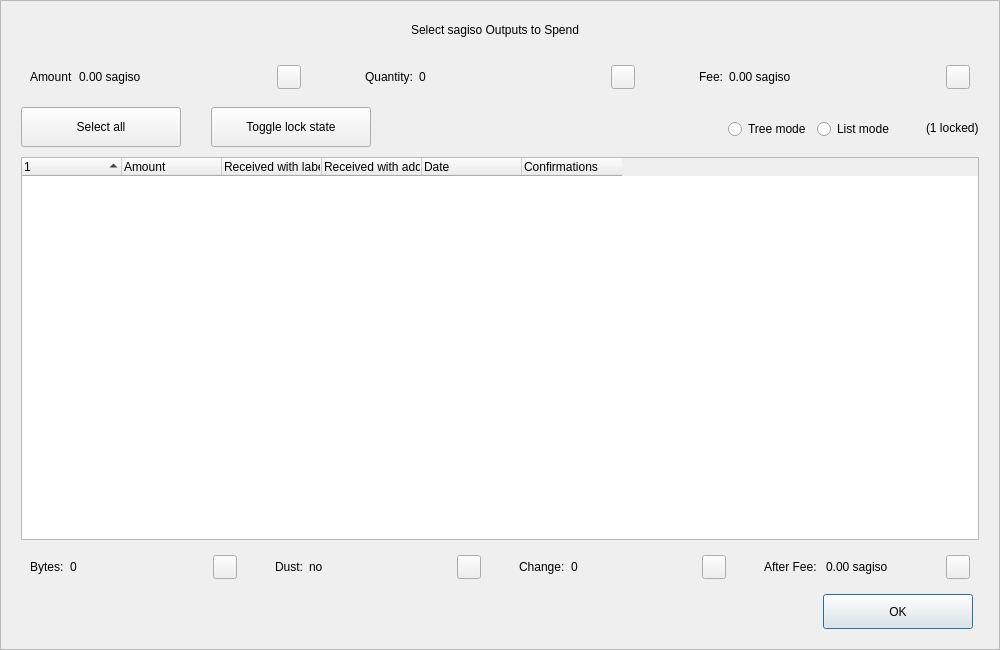
<?xml version="1.0" encoding="UTF-8"?>
<ui version="4.0">
 <class>CoinControlDialog</class>
 <widget class="QDialog" name="CoinControlDialog">
  <property name="geometry">
   <rect>
    <x>0</x>
    <y>0</y>
    <width>1000</width>
    <height>650</height>
   </rect>
  </property>
  <property name="minimumSize">
   <size>
    <width>950</width>
    <height>650</height>
   </size>
  </property>
  <property name="windowTitle">
   <string>Coin Selection</string>
  </property>
  <property name="styleSheet">
   <string notr="true"/>
  </property>
  <layout class="QVBoxLayout" name="verticalLayout">
   <property name="spacing">
    <number>0</number>
   </property>
   <property name="leftMargin">
    <number>0</number>
   </property>
   <property name="topMargin">
    <number>0</number>
   </property>
   <property name="rightMargin">
    <number>0</number>
   </property>
   <property name="bottomMargin">
    <number>0</number>
   </property>
   <item>
    <widget class="QFrame" name="frameContainer">
     <property name="toolTipDuration">
      <number>0</number>
     </property>
     <property name="frameShape">
      <enum>QFrame::StyledPanel</enum>
     </property>
     <property name="frameShadow">
      <enum>QFrame::Raised</enum>
     </property>
     <layout class="QVBoxLayout" name="verticalLayout_2">
      <property name="leftMargin">
       <number>0</number>
      </property>
      <property name="rightMargin">
       <number>0</number>
      </property>
      <property name="bottomMargin">
       <number>20</number>
      </property>
      <item>
       <layout class="QHBoxLayout" name="horizontalLayout_12">
        <property name="spacing">
         <number>0</number>
        </property>
        <property name="leftMargin">
         <number>20</number>
        </property>
        <property name="rightMargin">
         <number>30</number>
        </property>
        <item>
         <spacer name="horizontalSpacer_4">
          <property name="orientation">
           <enum>Qt::Horizontal</enum>
          </property>
          <property name="sizeHint" stdset="0">
           <size>
            <width>40</width>
            <height>20</height>
           </size>
          </property>
         </spacer>
        </item>
        <item>
         <widget class="QLabel" name="labelTitle">
          <property name="minimumSize">
           <size>
            <width>0</width>
            <height>40</height>
           </size>
          </property>
          <property name="maximumSize">
           <size>
            <width>16777215</width>
            <height>40</height>
           </size>
          </property>
          <property name="text">
           <string>Select sagiso Outputs to Spend</string>
          </property>
          <property name="alignment">
           <set>Qt::AlignCenter</set>
          </property>
          <property name="margin">
           <number>7</number>
          </property>
         </widget>
        </item>
        <item>
         <spacer name="horizontalSpacer_5">
          <property name="orientation">
           <enum>Qt::Horizontal</enum>
          </property>
          <property name="sizeHint" stdset="0">
           <size>
            <width>40</width>
            <height>20</height>
           </size>
          </property>
         </spacer>
        </item>
       </layout>
      </item>
      <item>
       <layout class="QHBoxLayout" name="horizontalLayout_8">
        <property name="leftMargin">
         <number>20</number>
        </property>
        <property name="rightMargin">
         <number>20</number>
        </property>
        <item>
         <widget class="QWidget" name="layoutAmount" native="true">
          <layout class="QHBoxLayout" name="horizontalLayout_9" stretch="0,1,0">
           <item>
            <widget class="QLabel" name="labelCoinControlAmountText">
             <property name="text">
              <string>Amount</string>
             </property>
            </widget>
           </item>
           <item>
            <widget class="QLabel" name="labelCoinControlAmount">
             <property name="text">
              <string>0.00 sagiso</string>
             </property>
            </widget>
           </item>
           <item alignment="Qt::AlignHCenter|Qt::AlignVCenter">
            <widget class="QPushButton" name="pushButtonAmount">
             <property name="minimumSize">
              <size>
               <width>0</width>
               <height>24</height>
              </size>
             </property>
             <property name="maximumSize">
              <size>
               <width>24</width>
               <height>26</height>
              </size>
             </property>
             <property name="focusPolicy">
              <enum>Qt::NoFocus</enum>
             </property>
             <property name="styleSheet">
              <string notr="true">padding-bottom:2px;
padding-right:4px;</string>
             </property>
             <property name="text">
              <string/>
             </property>
            </widget>
           </item>
          </layout>
         </widget>
        </item>
        <item>
         <spacer name="horizontalSpacer_2">
          <property name="orientation">
           <enum>Qt::Horizontal</enum>
          </property>
          <property name="sizeType">
           <enum>QSizePolicy::Fixed</enum>
          </property>
          <property name="sizeHint" stdset="0">
           <size>
            <width>40</width>
            <height>20</height>
           </size>
          </property>
         </spacer>
        </item>
        <item>
         <widget class="QWidget" name="layoutQuantity" native="true">
          <layout class="QHBoxLayout" name="horizontalLayout_10" stretch="0,1,0">
           <item>
            <widget class="QLabel" name="labelCoinControlQuantityText">
             <property name="text">
              <string>Quantity:</string>
             </property>
            </widget>
           </item>
           <item>
            <widget class="QLabel" name="labelCoinControlQuantity">
             <property name="text">
              <string>0</string>
             </property>
            </widget>
           </item>
           <item alignment="Qt::AlignHCenter|Qt::AlignVCenter">
            <widget class="QPushButton" name="pushButtonQuantity">
             <property name="minimumSize">
              <size>
               <width>0</width>
               <height>24</height>
              </size>
             </property>
             <property name="maximumSize">
              <size>
               <width>24</width>
               <height>26</height>
              </size>
             </property>
             <property name="focusPolicy">
              <enum>Qt::NoFocus</enum>
             </property>
             <property name="styleSheet">
              <string notr="true">padding-bottom:2px;
               padding-right:4px;</string>
             </property>
             <property name="text">
              <string/>
             </property>
            </widget>
           </item>
          </layout>
         </widget>
        </item>
        <item>
         <spacer name="horizontalSpacer_22">
          <property name="orientation">
           <enum>Qt::Horizontal</enum>
          </property>
          <property name="sizeType">
           <enum>QSizePolicy::Fixed</enum>
          </property>
          <property name="sizeHint" stdset="0">
           <size>
            <width>40</width>
            <height>20</height>
           </size>
          </property>
         </spacer>
        </item>
        <item>
         <widget class="QWidget" name="layoutFee" native="true">
          <layout class="QHBoxLayout" name="horizontalLayout_11" stretch="0,1,0">
           <item>
            <widget class="QLabel" name="labelCoinControlFeeText">
             <property name="text">
              <string>Fee:</string>
             </property>
            </widget>
           </item>
           <item>
            <widget class="QLabel" name="labelCoinControlFee">
             <property name="text">
              <string>0.00 sagiso</string>
             </property>
            </widget>
           </item>
           <item alignment="Qt::AlignHCenter|Qt::AlignVCenter">
            <widget class="QPushButton" name="pushButtonFee">
             <property name="minimumSize">
              <size>
               <width>0</width>
               <height>24</height>
              </size>
             </property>
             <property name="maximumSize">
              <size>
               <width>24</width>
               <height>26</height>
              </size>
             </property>
             <property name="focusPolicy">
              <enum>Qt::NoFocus</enum>
             </property>
             <property name="styleSheet">
              <string notr="true">padding-bottom:2px;
               padding-right:4px;</string>
             </property>
             <property name="text">
              <string/>
             </property>
            </widget>
           </item>
          </layout>
         </widget>
        </item>
       </layout>
      </item>
      <item>
       <widget class="QFrame" name="frame">
        <property name="minimumSize">
         <size>
          <width>0</width>
          <height>40</height>
         </size>
        </property>
        <property name="styleSheet">
         <string notr="true">#frame {
	border:0;
}</string>
        </property>
        <property name="frameShape">
         <enum>QFrame::StyledPanel</enum>
        </property>
        <property name="frameShadow">
         <enum>QFrame::Sunken</enum>
        </property>
        <layout class="QHBoxLayout" name="horizontalLayout">
         <property name="spacing">
          <number>0</number>
         </property>
         <property name="leftMargin">
          <number>20</number>
         </property>
         <property name="topMargin">
          <number>0</number>
         </property>
         <property name="rightMargin">
          <number>20</number>
         </property>
         <property name="bottomMargin">
          <number>0</number>
         </property>
         <item>
          <layout class="QHBoxLayout" name="horizontalLayoutPanel" stretch="0,0,0,0,0,0">
           <property name="spacing">
            <number>20</number>
           </property>
           <item>
            <widget class="QPushButton" name="pushButtonSelectAll">
             <property name="sizePolicy">
              <sizepolicy hsizetype="Maximum" vsizetype="Fixed">
               <horstretch>0</horstretch>
               <verstretch>0</verstretch>
              </sizepolicy>
             </property>
             <property name="minimumSize">
              <size>
               <width>160</width>
               <height>40</height>
              </size>
             </property>
             <property name="maximumSize">
              <size>
               <width>16777215</width>
               <height>40</height>
              </size>
             </property>
             <property name="text">
              <string>Select all</string>
             </property>
             <property name="checkable">
              <bool>true</bool>
             </property>
             <property name="checked">
              <bool>false</bool>
             </property>
             <property name="autoExclusive">
              <bool>false</bool>
             </property>
             <property name="autoDefault">
              <bool>false</bool>
             </property>
            </widget>
           </item>
           <item>
            <spacer name="horizontalSpacer_6">
             <property name="orientation">
              <enum>Qt::Horizontal</enum>
             </property>
             <property name="sizeType">
              <enum>QSizePolicy::Fixed</enum>
             </property>
             <property name="sizeHint" stdset="0">
              <size>
               <width>10</width>
               <height>20</height>
              </size>
             </property>
            </spacer>
           </item>
           <item>
            <widget class="QPushButton" name="pushButtonToggleLock">
             <property name="sizePolicy">
              <sizepolicy hsizetype="Maximum" vsizetype="Fixed">
               <horstretch>0</horstretch>
               <verstretch>0</verstretch>
              </sizepolicy>
             </property>
             <property name="minimumSize">
              <size>
               <width>160</width>
               <height>40</height>
              </size>
             </property>
             <property name="maximumSize">
              <size>
               <width>16777215</width>
               <height>40</height>
              </size>
             </property>
             <property name="text">
              <string>Toggle lock state</string>
             </property>
             <property name="checkable">
              <bool>true</bool>
             </property>
             <property name="autoExclusive">
              <bool>false</bool>
             </property>
             <property name="autoDefault">
              <bool>false</bool>
             </property>
            </widget>
           </item>
           <item>
            <spacer name="horizontalSpacer_7">
             <property name="orientation">
              <enum>Qt::Horizontal</enum>
             </property>
             <property name="sizeType">
              <enum>QSizePolicy::Expanding</enum>
             </property>
             <property name="sizeHint" stdset="0">
              <size>
               <width>30</width>
               <height>20</height>
              </size>
             </property>
            </spacer>
           </item>
           <item alignment="Qt::AlignRight">
            <widget class="QGroupBox" name="groupBox_2">
             <property name="styleSheet">
              <string notr="true">#groupBox_2 {
    background-color:transparent;
    border-radius:0;
}</string>
             </property>
             <property name="title">
              <string/>
             </property>
             <layout class="QHBoxLayout" name="horizontalLayout_14">
              <item>
               <widget class="QRadioButton" name="radioTreeMode">
                <property name="sizePolicy">
                 <sizepolicy hsizetype="Maximum" vsizetype="Fixed">
                  <horstretch>0</horstretch>
                  <verstretch>0</verstretch>
                 </sizepolicy>
                </property>
                <property name="text">
                 <string>Tree mode</string>
                </property>
               </widget>
              </item>
              <item>
               <widget class="QRadioButton" name="radioListMode">
                <property name="sizePolicy">
                 <sizepolicy hsizetype="Maximum" vsizetype="Fixed">
                  <horstretch>0</horstretch>
                  <verstretch>0</verstretch>
                 </sizepolicy>
                </property>
                <property name="text">
                 <string>List mode</string>
                </property>
                <property name="checked">
                 <bool>false</bool>
                </property>
               </widget>
              </item>
             </layout>
            </widget>
           </item>
           <item>
            <widget class="QLabel" name="labelLocked">
             <property name="text">
              <string>(1 locked)</string>
             </property>
            </widget>
           </item>
          </layout>
         </item>
        </layout>
       </widget>
      </item>
      <item>
       <layout class="QHBoxLayout" name="horizontalLayout_13">
        <property name="leftMargin">
         <number>20</number>
        </property>
        <property name="rightMargin">
         <number>20</number>
        </property>
        <item>
         <widget class="CoinControlTreeWidget" name="treeWidget">
          <property name="contextMenuPolicy">
           <enum>Qt::CustomContextMenu</enum>
          </property>
          <property name="styleSheet">
           <string notr="true"/>
          </property>
          <property name="sortingEnabled">
           <bool>false</bool>
          </property>
          <property name="columnCount">
           <number>6</number>
          </property>
          <attribute name="headerShowSortIndicator" stdset="0">
           <bool>true</bool>
          </attribute>
          <attribute name="headerStretchLastSection">
           <bool>false</bool>
          </attribute>
          <column>
           <property name="text">
            <string/>
           </property>
          </column>
          <column>
           <property name="text">
            <string>Amount</string>
           </property>
          </column>
          <column>
           <property name="text">
            <string>Received with label</string>
           </property>
          </column>
          <column>
           <property name="text">
            <string>Received with address</string>
           </property>
          </column>
          <column>
           <property name="text">
            <string>Date</string>
           </property>
          </column>
          <column>
           <property name="text">
            <string>Confirmations</string>
           </property>
           <property name="toolTip">
            <string>Confirmed</string>
           </property>
          </column>
         </widget>
        </item>
       </layout>
      </item>
      <item>
       <layout class="QHBoxLayout" name="horizontalLayout_3">
        <property name="spacing">
         <number>20</number>
        </property>
        <property name="leftMargin">
         <number>20</number>
        </property>
        <property name="rightMargin">
         <number>20</number>
        </property>
        <item>
         <widget class="QWidget" name="layoutBytes" native="true">
          <layout class="QHBoxLayout" name="horizontalLayout_4" stretch="0,1,0">
           <item>
            <widget class="QLabel" name="labelCoinControlBytesText">
             <property name="text">
              <string>Bytes:</string>
             </property>
            </widget>
           </item>
           <item>
            <widget class="QLabel" name="labelCoinControlBytes">
             <property name="text">
              <string>0</string>
             </property>
            </widget>
           </item>
           <item alignment="Qt::AlignHCenter|Qt::AlignVCenter">
            <widget class="QPushButton" name="pushButtonBytes">
             <property name="minimumSize">
              <size>
               <width>0</width>
               <height>24</height>
              </size>
             </property>
             <property name="maximumSize">
              <size>
               <width>24</width>
               <height>26</height>
              </size>
             </property>
             <property name="focusPolicy">
              <enum>Qt::NoFocus</enum>
             </property>
             <property name="styleSheet">
              <string notr="true">padding-bottom:2px;
               padding-right:4px;</string>
             </property>
             <property name="text">
              <string/>
             </property>
            </widget>
           </item>
          </layout>
         </widget>
        </item>
        <item>
         <widget class="QWidget" name="layoutDust" native="true">
          <layout class="QHBoxLayout" name="horizontalLayout_5" stretch="0,1,0">
           <item>
            <widget class="QLabel" name="labelCoinControlLowOutputText">
             <property name="text">
              <string>Dust:</string>
             </property>
            </widget>
           </item>
           <item>
            <widget class="QLabel" name="labelCoinControlLowOutput">
             <property name="text">
              <string>no</string>
             </property>
            </widget>
           </item>
           <item alignment="Qt::AlignHCenter|Qt::AlignVCenter">
            <widget class="QPushButton" name="pushButtonDust">
             <property name="minimumSize">
              <size>
               <width>0</width>
               <height>24</height>
              </size>
             </property>
             <property name="maximumSize">
              <size>
               <width>24</width>
               <height>26</height>
              </size>
             </property>
             <property name="focusPolicy">
              <enum>Qt::NoFocus</enum>
             </property>
             <property name="styleSheet">
              <string notr="true">padding-bottom:2px;
               padding-right:4px;</string>
             </property>
             <property name="text">
              <string/>
             </property>
            </widget>
           </item>
          </layout>
         </widget>
        </item>
        <item>
         <widget class="QWidget" name="layoutChange" native="true">
          <layout class="QHBoxLayout" name="horizontalLayout_6" stretch="0,1,0">
           <item>
            <widget class="QLabel" name="labelCoinControlChangeText">
             <property name="text">
              <string>Change:</string>
             </property>
            </widget>
           </item>
           <item>
            <widget class="QLabel" name="labelCoinControlChange">
             <property name="text">
              <string>0</string>
             </property>
            </widget>
           </item>
           <item alignment="Qt::AlignHCenter|Qt::AlignVCenter">
            <widget class="QPushButton" name="pushButtonChange">
             <property name="minimumSize">
              <size>
               <width>0</width>
               <height>24</height>
              </size>
             </property>
             <property name="maximumSize">
              <size>
               <width>24</width>
               <height>26</height>
              </size>
             </property>
             <property name="focusPolicy">
              <enum>Qt::NoFocus</enum>
             </property>
             <property name="styleSheet">
              <string notr="true">padding-bottom:2px;
               padding-right:4px;</string>
             </property>
             <property name="text">
              <string/>
             </property>
            </widget>
           </item>
          </layout>
         </widget>
        </item>
        <item>
         <widget class="QWidget" name="layoutAfter" native="true">
          <layout class="QHBoxLayout" name="horizontalLayout_7" stretch="0,1,0">
           <item>
            <widget class="QLabel" name="labelCoinControlAfterFeeText">
             <property name="text">
              <string>After Fee: </string>
             </property>
            </widget>
           </item>
           <item>
            <widget class="QLabel" name="labelCoinControlAfterFee">
             <property name="text">
              <string>0.00 sagiso</string>
             </property>
            </widget>
           </item>
           <item alignment="Qt::AlignHCenter|Qt::AlignVCenter">
            <widget class="QPushButton" name="pushButtonAlterFee">
             <property name="minimumSize">
              <size>
               <width>0</width>
               <height>24</height>
              </size>
             </property>
             <property name="maximumSize">
              <size>
               <width>24</width>
               <height>26</height>
              </size>
             </property>
             <property name="focusPolicy">
              <enum>Qt::NoFocus</enum>
             </property>
             <property name="styleSheet">
              <string notr="true">padding-bottom:2px;
               padding-right:4px;</string>
             </property>
             <property name="text">
              <string/>
             </property>
            </widget>
           </item>
          </layout>
         </widget>
        </item>
       </layout>
      </item>
      <item>
       <layout class="QHBoxLayout" name="horizontalLayout_2">
        <property name="spacing">
         <number>0</number>
        </property>
        <property name="leftMargin">
         <number>20</number>
        </property>
        <property name="rightMargin">
         <number>26</number>
        </property>
        <item>
         <spacer name="horizontalSpacer_3">
          <property name="orientation">
           <enum>Qt::Horizontal</enum>
          </property>
          <property name="sizeHint" stdset="0">
           <size>
            <width>558</width>
            <height>20</height>
           </size>
          </property>
         </spacer>
        </item>
        <item>
         <widget class="QPushButton" name="pushButtonOk">
          <property name="minimumSize">
           <size>
            <width>150</width>
            <height>35</height>
           </size>
          </property>
          <property name="text">
           <string>OK</string>
          </property>
         </widget>
        </item>
       </layout>
      </item>
     </layout>
    </widget>
   </item>
  </layout>
 </widget>
 <customwidgets>
  <customwidget>
   <class>CoinControlTreeWidget</class>
   <extends>QTreeWidget</extends>
   <header>coincontroltreewidget.h</header>
  </customwidget>
 </customwidgets>
 <resources/>
 <connections/>
</ui>
